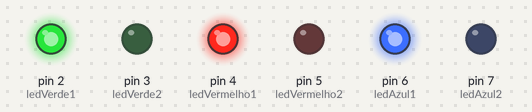
Bench run of a sketch on a simulated Arduino Uno, built with avr-gcc and run on an emulated ATmega328P. Parts: output pins drawn as LEDs (lit = HIGH).

Above: at 1.0 s.
At 2.2 s:
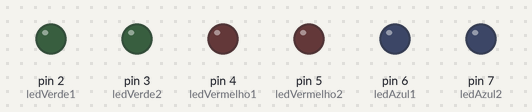
At 3.5 s:
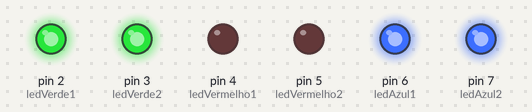
At 6.0 s:
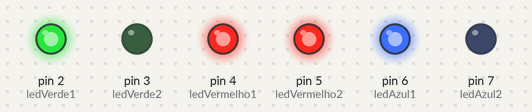
Timing chart, 0 to 9.8 s (numbered marks = the images above):
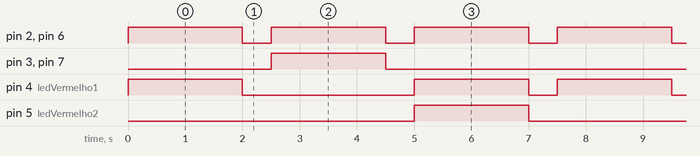

Measured:
- by itself, pin 2 (ledVerde1), pin 6 (ledAzul1): alternates HIGH for 2.0 s and LOW for 0.50 s
- by itself, pin 3 (ledVerde2), pin 5 (ledVermelho2), pin 7 (ledAzul2): alternates HIGH for 2.0 s and LOW for 5.5 s
- by itself, pin 4 (ledVermelho1): repeats every 7.5 s: LOW 3.0 s, HIGH 2.0 s, LOW 0.50 s, HIGH 2.0 s

The sketch:

sinalizacao_leds1.ino
```cpp
// Definindo os pinos dos LEDs
const int ledVerde1 = 2;
const int ledVerde2 = 3;
const int ledVermelho1 = 4;
const int ledVermelho2 = 5;
const int ledAzul1 = 6;
const int ledAzul2 = 7;

void setup() {
  // Configurando os pinos como saída
  pinMode(ledVerde1, OUTPUT);
  pinMode(ledVerde2, OUTPUT);
  pinMode(ledVermelho1, OUTPUT);
  pinMode(ledVermelho2, OUTPUT);
  pinMode(ledAzul1, OUTPUT);
  pinMode(ledAzul2, OUTPUT);
}

void loop() {
  // Primeiro momento: 1 Verde, 1 Vermelho, 1 Azul
  digitalWrite(ledVerde1, HIGH);
  digitalWrite(ledVermelho1, HIGH);
  digitalWrite(ledAzul1, HIGH);
  delay(2000); // Mantém aceso por 2 segundos
  digitalWrite(ledVerde1, LOW);
  digitalWrite(ledVermelho1, LOW);
  digitalWrite(ledAzul1, LOW);
  delay(500); // Pausa

  // Segundo momento: 2 Verdes e 2 Azuis
  digitalWrite(ledVerde1, HIGH);
  digitalWrite(ledVerde2, HIGH);
  digitalWrite(ledAzul1, HIGH);
  digitalWrite(ledAzul2, HIGH);
  delay(2000); // Mantém aceso por 2 segundos
  digitalWrite(ledVerde1, LOW);
  digitalWrite(ledVerde2, LOW);
  digitalWrite(ledAzul1, LOW);
  digitalWrite(ledAzul2, LOW);
  delay(500); // Pausa

  // Terceiro momento: 1 Verde, 2 Vermelhos e 1 Azul
  digitalWrite(ledVerde1, HIGH);
  digitalWrite(ledVermelho1, HIGH);
  digitalWrite(ledVermelho2, HIGH);
  digitalWrite(ledAzul1, HIGH);
  delay(2000); // Mantém aceso por 2 segundos
  digitalWrite(ledVerde1, LOW);
  digitalWrite(ledVermelho1, LOW);
  digitalWrite(ledVermelho2, LOW);
  digitalWrite(ledAzul1, LOW);
  delay(500); // Pausa
}
```
